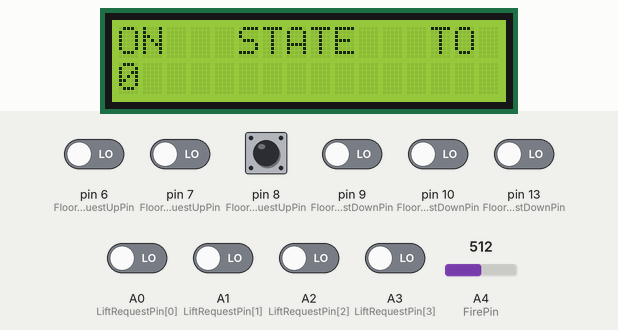
Bench run of a sketch on a simulated Arduino Uno, built with avr-gcc and run on an emulated ATmega328P. Parts: 16×2 character LCD. Inputs (shaded band) come from the test bench; at power-on: A0 (LiftRequestPin[0]), A1 (LiftRequestPin[1]), A2 (LiftRequestPin[2]), A3 (LiftRequestPin[3]), pin 6 (FloorRequestUpPin), pin 7 (FloorRequestUpPin), pin 8 (FloorRequestUpPin), pin 9 (FloorRequestDownPin), pin 10 (FloorRequestDownPin), pin 13 (FloorRequestDownPin) LOW, A4 (FirePin) = 512.

Above: at 1.7 s.
1.8 s: pin 8 (FloorRequestUpPin) pulled HIGH for 1.4 s
At 3.2 s:
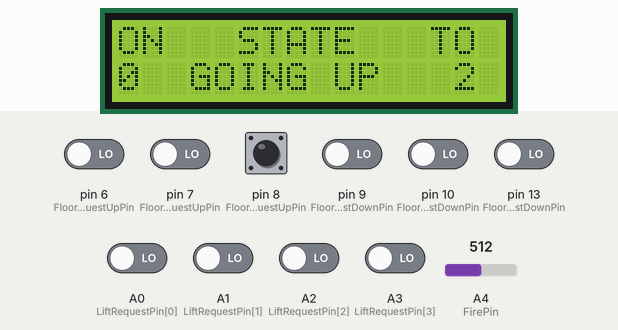
12.0 s: A4 (FirePin) set to 524
At 13.7 s:
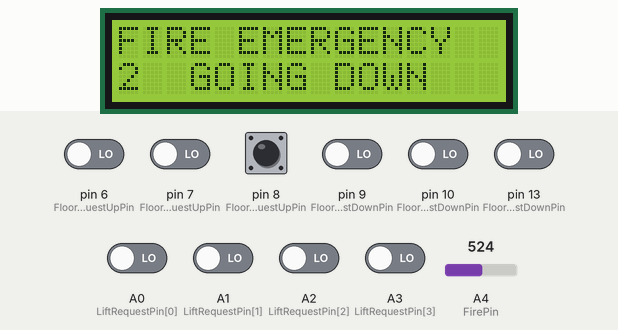
16.4 s: A4 (FirePin) set to 494
18.9 s: A4 (FirePin) set to 238
20.6 s: A4 (FirePin) set to 206
At 21.8 s:
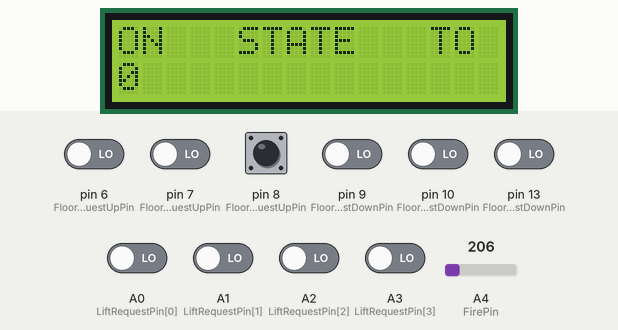
Timing chart, 0 to 23.6 s (numbered marks = the images above; inputs shaded):
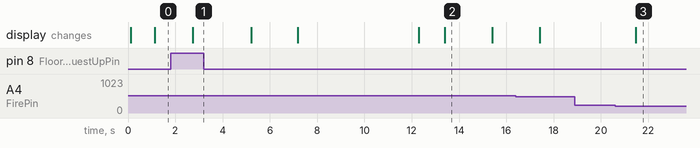

Measured:
- the behaviour switches between 221 and 220 on A4 (FirePin) (found by bisection; images 2 and 3)
- after the input at 1.8 s, the display: changes after 0.93 s (image 1)
- after the input at 12.0 s, the display: first differs from a run without the input after 1.4 s (image 2)
- after the input at 18.9 s, every drawn part: stays the same
- after the input at 20.6 s, the display: changes after 0.88 s (image 3)
- what the display in image 2 shows lasts 2.0 s, from 13.4 s to 15.4 s

The sketch:

elevator_v04.ino
```cpp
// include the library code:
#include <LiquidCrystal.h>

// To Set Debug Print On (1) / Off (0)
#define DEBUG 0

// ----------------- CONFIGURATION ---------------------

// Initialize the LCD library with the numbers of the interface pins.
LiquidCrystal lcd(12, 11, 5, 4, 3, 2);

// Set the total num of floors.
#define TOTAL_FLOORS 4

// Initialize pins for buttons.
// PINs for floor buttons for requesting to go UP.
const int FloorRequestUpPin[TOTAL_FLOORS - 1] = {6, 7, 8};
// PINs for floor buttons for requesting to go DOWN.
const int FloorRequestDownPin[TOTAL_FLOORS - 1] = {9, 10, 13};
// PINs for lift buttons for requesting to go to floor.
const int LiftRequestPin[TOTAL_FLOORS] = {A0, A1, A2, A3};
// PIN for temperature sensor analog input.
const int FirePin = A4;

// Assumed time delays.
// Time taken by the lift to travel 1 floor (up or down).
const int delay_floor_to_floor = 2000;
// Delay to wait on a floor with Door Open.
const int delay_wait_on_floor = 5000;

// Configured Temperature to Analog Value from 0 to 1024.
#define upper_temp 512
#define lower_temp 220

// --------------------------------------------------------

// State of the elevator
// Stores the direction and door state of the lift.

// [Enum is not supported in Arduino]

#define STOP 0
#define UP 1
#define DOWN 2
int dir_state = STOP;

// Stores the door state of the lift.
#define GATE_OPEN 0
#define GATE_CLOSE 1
int door_state = GATE_CLOSE;

// --------------------------------------------------------

// Stores the requests from floors.

// Main request array.
bool request_array[TOTAL_FLOORS];
int request_count = 0;

// Buffer array to store requests in opposite direction.
bool buffer_request_up[TOTAL_FLOORS];
int buffer_request_count_up = 0;

// Buffer array to store requests in opposite direction.
bool buffer_request_down[TOTAL_FLOORS];
int buffer_request_count_down = 0;

// --------------------------------------------------------

// Stores the current floor.
int current_floor_ = 0;

// Stores the time at which the lift was at last floor.
// Since there is no position feedback from lift, a timer
// is used to check if the lift has reached it's
// destination.
unsigned long time_last_floor_;

// --------------------------------------------------------

void setup()
{
    Serial.begin(9600);

    // set up the LCD's number of columns and rows:
    lcd.begin(16, 2);
    // Print a message to the LCD.
    lcd.print("Initiating Program");
    delay(50);

    pinMode(FirePin, INPUT);

    // Initialize request arrays.
    for (int i = 0; i < TOTAL_FLOORS; ++i)
    {
        pinMode(LiftRequestPin[i], INPUT);
        request_array[i] = false;

        if (i != TOTAL_FLOORS - 1)
        {
            pinMode(FloorRequestUpPin[i], INPUT);
            buffer_request_up[i] = false;
            pinMode(FloorRequestDownPin[i], INPUT);
            buffer_request_down[i] = false;
        }
    }

    request_count = 0;
    buffer_request_count_up = 0;
    buffer_request_count_down = 0;
    current_floor_ = 0;
    time_last_floor_ = 0;
    dir_state = STOP;
    door_state = GATE_CLOSE;

    lcd.clear();
}

void loop()
{
    // Elevator ideal state.
    if (dir_state == STOP)
    {
        delay(1000);
        time_last_floor_ = millis();
    }

    // Perform the fire drill, if temperature get's over
    // threshold.
    CheckFireEmergency();

    // Register requests from floor buttons.
    UpdateFloorRequestArrays(buffer_request_up, buffer_request_down);
    // Register requests from lift buttons and update `request_array`
    // from `buffer_arrays`.
    UpdateRequestArrray(request_array, dir_state, buffer_request_up,
                        buffer_request_down);

    // Use `request_array` and other info. to get next target
    // for the elevator.
    int target_floor = -1, offset = -1;
    GetNextTargetInDirection(request_array, current_floor_, dir_state,
                             target_floor, offset);

    // Check time since last floor and direction,
    // to update the `current_floor`.
    // This can also be replaced by a feedback mechanism
    // if any available.
    UpdateCurrentFloor();

    // Check if target is reached, and stop the elevator.
    CheckTargetAndStopIfReached(target_floor);

    LCDPrintInfo(current_floor_, dir_state, door_state, target_floor);
    delay(100);
}

/// \brief Formats and Display data on LCD.
void LCDPrintInfo(const int current_floor,
                  const int dir_state,
                  const int door_state,
                  const int next_floor)
{
    lcd.clear();
    lcd.setCursor(0, 0);
    lcd.print("ON   STATE   TO");
    lcd.setCursor(0, 1);
    lcd.print(current_floor);

    if (dir_state == UP && door_state == GATE_CLOSE)
    {
        lcd.print("  GOING UP   ");
    }
    else if (dir_state == DOWN && door_state == GATE_CLOSE)
    {
        lcd.print("  GOING DOWN  ");
    }
    else if (door_state == GATE_OPEN)
    {
        lcd.print("  GATE OPEN  ");
    }
    else
    {
        lcd.print("             ");
    }

    if (next_floor != -1)
    {
        lcd.print(next_floor);
    }
}

/// \brief Function to Check Fire Emergency.
/// If emergency is detected, the lift goes to the
/// ground/lowest floor and opens the door.
/// The door remains opened, untill the temperature
/// falls back to room temperature.
void CheckFireEmergency()
{
    if (DEBUG)
    {
        Serial.print(" Temperature: ");
        Serial.print(analogRead(FirePin));
        Serial.println(" ");
    }
    if (analogRead(FirePin) > upper_temp)
    {
        while (analogRead(FirePin) > lower_temp)
        {
            while (current_floor_)
            {
                lcd.clear();
                lcd.setCursor(0, 0);
                lcd.print("FIRE EMERGENCY");
                lcd.setCursor(0, 1);
                lcd.print(current_floor_);
                lcd.print(" ");
                lcd.print(" GOING DOWN");

                dir_state = DOWN;
                door_state = GATE_CLOSE;
                delay(delay_floor_to_floor);
                current_floor_ = current_floor_ - 1;
            }

            lcd.clear();
            lcd.setCursor(0, 0);
            lcd.print("FIRE EMERGENCY");
            lcd.setCursor(0, 1);
            lcd.print(current_floor_);
            lcd.print(" ");
            lcd.print(" DOOR OPEN");

            dir_state = STOP;
            door_state = GATE_OPEN;
            delay(1000);
        }

        door_state = GATE_CLOSE;
    }
}

/// \brief Updates `current_floor`, based upon time passed,
/// since last known floor. The tiemr is set to 0, upon reaching
/// a floor, and after `delay_floor_to_floor` time, the
/// `current_floor` is updated in the direction of travel.
void UpdateCurrentFloor()
{
    if (millis() - time_last_floor_ > delay_floor_to_floor)
    {
        if (dir_state == UP)
        {
            current_floor_ = current_floor_ + 1;
        }
        else if (dir_state == DOWN)
        {
            current_floor_ = current_floor_ - 1;
        }
        delay(50);

        time_last_floor_ = millis();
    }
}

/// \brief Checks if the target floor is reached.
/// If reached, the request arrays are updates, by resetting
/// the requests from that floor. Doors are opened for the
/// configured time.
void CheckTargetAndStopIfReached(const int target_floor)
{
    if (target_floor != -1)
    {
        if (current_floor_ == target_floor)
        {
            request_array[target_floor] = false;

            if (buffer_request_up[target_floor])
            {
                buffer_request_up[target_floor] = false;
                buffer_request_count_up = buffer_request_count_up - 1;
            }

            if (buffer_request_down[target_floor])
            {
                buffer_request_down[target_floor] = false;
                buffer_request_count_down = buffer_request_count_down - 1;
            }

            request_count = request_count - 1;
            if (request_count == 0)
                dir_state = STOP;

            door_state = GATE_OPEN;
            LCDPrintInfo(current_floor_, dir_state, door_state, target_floor);

            for (int i = 0; i < 10; ++i)
            {
                UpdateFloorRequestArrays(buffer_request_up,
                                         buffer_request_down);
                UpdateRequestArrray(request_array, dir_state, buffer_request_up,
                                    buffer_request_down);

                delay(delay_wait_on_floor / 10);
            }

            if (DEBUG)
            {
                Serial.print("Reached Floor ");
                Serial.print(target_floor);
                Serial.println(" ");
            }

            door_state = GATE_CLOSE;
            delay(100);
            time_last_floor_ = millis();
        }
        else
        {
            // Keep moving in the dir.
            delay(500);
        }
    }
}

void UpdateFloorRequestArrays(bool *buffer_request_up,
                              bool *buffer_request_down)
{
    for (int i = 0; i < TOTAL_FLOORS - 1; ++i)
    {
        if (digitalRead(FloorRequestUpPin[i]) == 1)
        {
            if (!buffer_request_up[i])
            {
                if (DEBUG)
                {
                    Serial.print("New request to go UP from floors ");
                    Serial.print(i);
                }

                buffer_request_up[i] = true;
                buffer_request_count_up = buffer_request_count_up + 1;
            }
        }
        if (digitalRead(FloorRequestDownPin[i]) == 1)
        {
            if (!buffer_request_down[i + 1])
            {
                if (DEBUG)
                {
                    Serial.print("New request to go DOWN from floors ");
                    Serial.print(i + 1);
                }

                buffer_request_down[i + 1] = true;
                buffer_request_count_down = buffer_request_count_down + 1;
            }
        }
    }
}

void UpdateRequestArrray(bool *request_array,
                         int dir_state,
                         bool *buffer_request_up,
                         bool *buffer_request_down)
{
    for (int i = 0; i < TOTAL_FLOORS; ++i)
    {
        if (digitalRead(LiftRequestPin[i]) == 1 && request_array[i] == false)
        {
            request_array[i] = true;
            request_count = request_count + 1;

            if (DEBUG)
            {
                Serial.print("New request from lift to floor ");
                Serial.print(i);
            }
        }
    }

    if (dir_state == STOP)
    {
        for (int i = 0; i < TOTAL_FLOORS; ++i)
        {
            if (buffer_request_up[i] == true)
            {
                buffer_request_count_up = buffer_request_count_up - 1;
                buffer_request_up[i] == false;
                if (request_array[i] == false)
                {
                    request_array[i] = true;
                    request_count = request_count + 1;
                }
            }
            if (buffer_request_down[i] == true)
            {
                buffer_request_count_down = buffer_request_count_down - 1;
                buffer_request_down[i] == false;
                if (request_array[i] == false)
                {
                    request_array[i] = true;
                    request_count = request_count + 1;
                }
            }
        }
    }
    else if (dir_state == UP)
    {
        for (int i = 0; i < TOTAL_FLOORS; ++i)
        {
            if (buffer_request_up[i] == true)
            {
                buffer_request_count_up = buffer_request_count_up - 1;
                buffer_request_up[i] == false;
                if (request_array[i] == false)
                {
                    request_array[i] = true;
                    request_count = request_count + 1;
                }
            }
        }
    }
    else
    {
        for (int i = 0; i < TOTAL_FLOORS; ++i)
        {
            if (buffer_request_down[i] == true)
            {
                buffer_request_count_down = buffer_request_count_down - 1;
                buffer_request_down[i] == false;
                if (request_array[i] == false)
                {
                    request_array[i] = true;
                    request_count = request_count + 1;
                }
            }
        }
    }

    if (DEBUG)
    {
        Serial.print("Request Array (in dir.): ");
        for (int i = 0; i < TOTAL_FLOORS; ++i)
        {
            if (request_array[i])
            {
                Serial.print(" ");
                Serial.print(i);
            }
        }
        Serial.println(" ");
        if (dir_state == UP)
        {
            Serial.print("Buffer requests in DOWN dir: ");
            if (buffer_request_count_down)
            {
                for (int i = 0; i < TOTAL_FLOORS; ++i)
                {
                    if (buffer_request_down[i])
                    {
                        Serial.print(" ");
                        Serial.print(i);
                    }
                }
            }
            Serial.println(" ");
        }
        else if (dir_state == DOWN)
        {
            Serial.print("Buffer requests in UP dir: ");
            if (buffer_request_count_up)
            {
                for (int i = 0; i < TOTAL_FLOORS; ++i)
                {
                    if (buffer_request_up[i])
                    {
                        Serial.print(" ");
                        Serial.print(i);
                    }
                }
            }
            Serial.println(" ");
        }
        else
        {
            if (buffer_request_count_down)
            {
                Serial.print("Buffer requests in DOWN dir: ");
                for (int i = 0; i < TOTAL_FLOORS; ++i)
                {
                    if (buffer_request_down[i])
                    {
                        Serial.print(" ");
                        Serial.print(i);
                    }
                }
                Serial.println(" ");
            }
            if (buffer_request_count_up)
            {
                for (int i = 0; i < TOTAL_FLOORS; ++i)
                {
                    if (buffer_request_up[i])
                    {
                        Serial.print(" ");
                        Serial.print(i);
                    }
                }
                Serial.println(" ");
            }
        }
    }
}

int GetFirstElementInRequestArrayInDirection(bool *request_array,
                                             const int &dir_state,
                                             const int &current_floor)
{
    if (dir_state == UP)
    {
        for (int i = current_floor; i < TOTAL_FLOORS; ++i)
        {
            if (request_array[i])
                return i;
        }
    }
    else if (dir_state == DOWN)
    {
        for (int i = current_floor; i >= 0; --i)
        {
            if (request_array[i])
                return i;
        }
    }

    // If the current floor >= TOTAL_FLOOR - 1 && state == UP
    // or current floor == 0 && state == DOWN
    // or state == STOP
    // return -1.
    return -1;
}

int abs_(const int x) { return (x > 0 ? x : -x); }

/// \brief Computes the next target for the lift, based on requests and
/// directions.
void GetNextTargetInDirection(bool *request_array,
                              int &current_floor,
                              int &dir_state,
                              int &target_floor,
                              int &offset)
{
    if (dir_state == STOP)
    {
        int closest_floor_up = GetFirstElementInRequestArrayInDirection(
            request_array, UP, current_floor);
        int closest_floor_down = GetFirstElementInRequestArrayInDirection(
            request_array, DOWN, current_floor);

        if (closest_floor_up != -1 && closest_floor_down != -1)
        {
            if ((closest_floor_up - current_floor) <
                (current_floor - closest_floor_down))
            {
                target_floor = closest_floor_up;
                dir_state = UP;
                offset = closest_floor_up - current_floor;

                return;
            }
            else
            {
                target_floor = closest_floor_down;
                dir_state = DOWN;
                offset = current_floor - closest_floor_down;

                return;
            }
        }
        else if (closest_floor_up != -1)
        {
            target_floor = closest_floor_up;
            dir_state = UP;
            offset = closest_floor_up - current_floor;

            return;
        }
        else if (closest_floor_down != -1)
        {
            target_floor = closest_floor_down;
            dir_state = DOWN;
            offset = current_floor - closest_floor_down;

            return;
        }
        else
        {
            target_floor = -1;
            dir_state = STOP;
            offset = -1;

            return;
        }
    }
    else if (dir_state == UP)
    {
        int closest_floor_up = GetFirstElementInRequestArrayInDirection(
            request_array, UP, current_floor);

        if (closest_floor_up != -1)
        {
            target_floor = closest_floor_up;
            dir_state = UP;
            offset = closest_floor_up - current_floor;

            return;
        }
        else
        {
            target_floor = -1;
            dir_state = STOP;
            offset = -1;

            return;
        }
    }
    else if (dir_state == DOWN)
    {
        int closest_floor_down = GetFirstElementInRequestArrayInDirection(
            request_array, DOWN, current_floor);

        if (closest_floor_down != -1)
        {
            target_floor = closest_floor_down;
            dir_state = DOWN;
            offset = current_floor - closest_floor_down;

            return;
        }
        else
        {
            target_floor = -1;
            dir_state = STOP;
            offset = -1;

            return;
        }
    }

    return;
}
```
